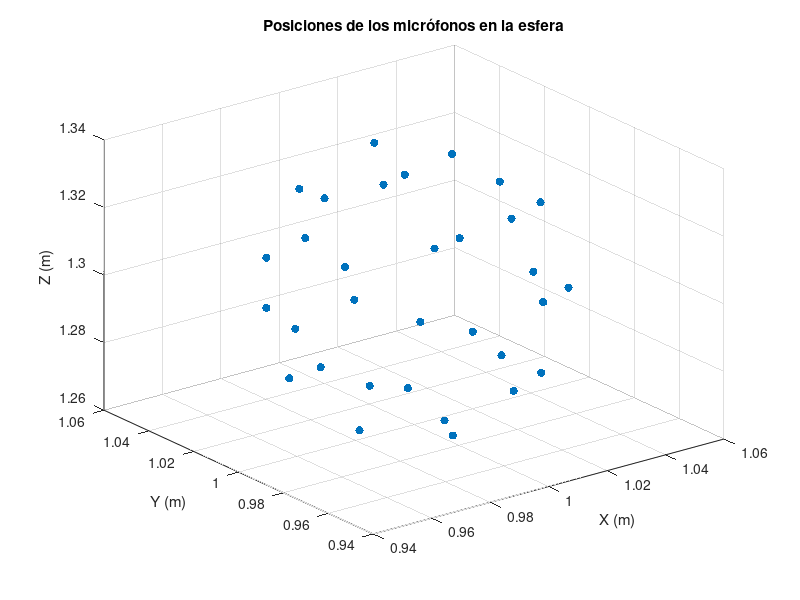

This figure's MATLAB source:

%%%%%%%%%%%%%%%%%%%%%%%%%%%%%%%%%%%%%%%%%%%%%%%%%%%%%%%%%%%%%%%%%%%%%%%%%%%
% SCRIPT WHICH DEFINES THE CORRESPONDING POSITIONS FOR SINGLE SENSORS IN A 
% HIGH ORDER MICROPHONE
% Author: sergiozc
%%%%%%%%%%%%%%%%%%%%%%%%%%%%%%%%%%%%%%%%%%%%%%%%%%%%%%%%%%%%%%%%%%%%%%%%%%%

clc;
clear all;
close all;

% Number of sensors (mics)
num_mic = 32;
% radius
radio = 0.042;
% sphere center
center = [1, 1, 1.3];

% Micro position in spherical uniform coordinates
theta = acos(1 - 2 * (1:num_mic) / (num_mic + 1)); % Ángulo polar
phi = pi * (1 + sqrt(5)) * (1:num_mic); % Ángulo azimutal, distribución uniforme

% spherical to cartesian coordinates
x = radio * sin(theta) .* cos(phi) + center(1);
y = radio * sin(theta) .* sin(phi) + center(2);
z = radio * cos(theta) + center(3);

% Spatial visualization
figure;
scatter3(x, y, z, 'filled');
xlabel('X (m)');
ylabel('Y (m)');
zlabel('Z (m)');
title('Posiciones de los micrófonos en la esfera');
grid on;

% Print the positions
disp('Microphones positions:');
for i = 1:num_mic
    fprintf('Sensor %d: x = %.4f m, y = %.4f m, z = %.4f m\n', i, x(i), y(i), z(i));
end
